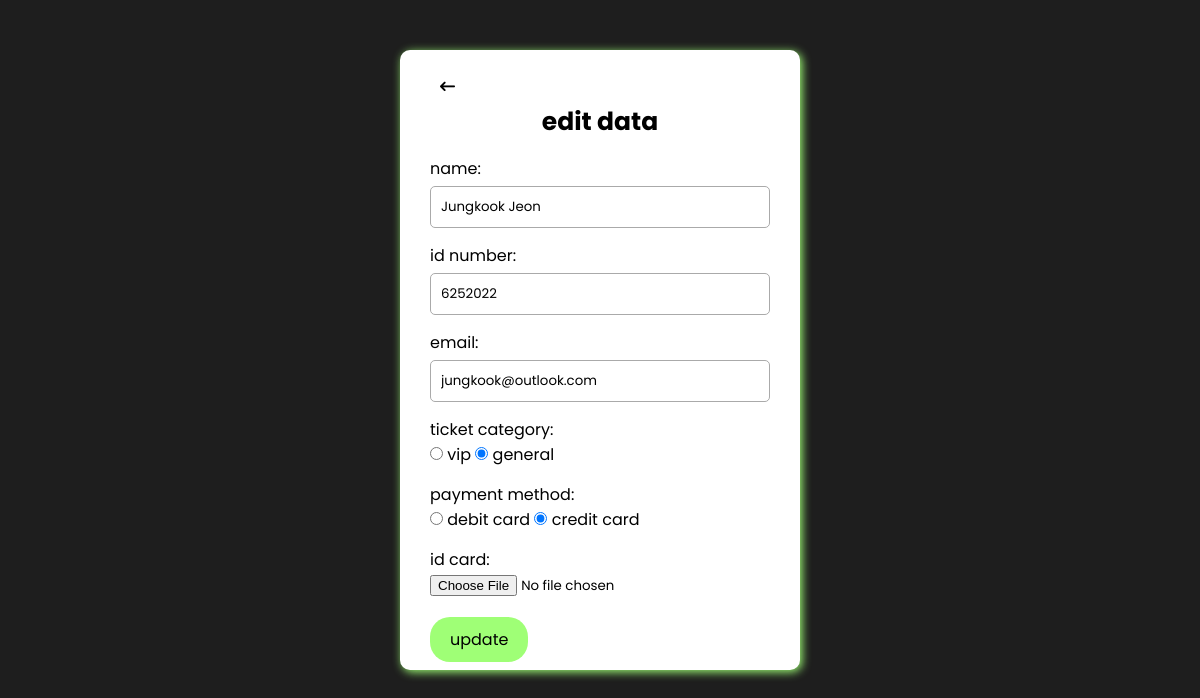
The page /admin-dashboard/update.php?id=6252022 (signed in) on the database its author committed.
### tables this page shows
CREATE TABLE `customer` (
  `id` varchar(255) NOT NULL,
  `name` varchar(255) NOT NULL,
  `email` varchar(255) NOT NULL,
  `category` varchar(20) NOT NULL,
  `payment` varchar(20) NOT NULL,
  `image` varchar(255) NOT NULL
);

### admin-dashboard/update.php (the view, shortened to what this page needs)
<?php
require 'functions.php';
$id = $_GET['id'];
$customer = mysqli_query($conn, "SELECT * FROM `customer` WHERE id = '$id'");
$row = mysqli_fetch_assoc($customer);
?>
<!DOCTYPE html>
<html lang="en">
<head>
    <link rel="stylesheet" href="../assets/style/crud.css">
    <link rel="stylesheet" href="https://cdnjs.cloudflare.com/ajax/libs/font-awesome/6.1.0/css/all.min.css">
</head>
<body>
    <div class="form-container">
        <form action="" method="POST" enctype="multipart/form-data">
            <a href="read.php"><button type="button" class="bttn"><i class="fa-solid fa-arrow-left-long"></i></button></a>
            <h2>edit data</h2>
            <div class="form-element">
                name:
                <input type="text" id="name" name="name" placeholder="enter your name" value="<?= $row['name']; ?>" required>
            </div>
            <div class="form-element">
                id number:
                <input type="text" id="id" name="id" placeholder="enter your id" value="<?= $row['id']; ?>" required>
            </div>
            <div class="form-element">
                email:
                <input type="email" id="email" name="email" placeholder="enter your email" value="<?= $row['email']; ?>" required>
            </div>
            <div class="form-element">
                ticket category: <br>
                <input type="radio" id="vip" name="category" value="vip" <?php if ($row['category'] == 'vip') echo 'checked'; ?>> vip
                <input type="radio" id="general" name="category" value="general" <?php if ($row['category'] == 'general') echo 'checked'; ?>> general
            </div>
            <div class="form-element">
                payment method: <br>
                <input type="radio" id="debit" name="payment" value="debit" <?php if ($row['payment'] == 'debit') echo 'checked'; ?>> debit card
                <input type="radio" id="credit" name="payment" value="credit" <?php if ($row['payment'] == 'credit') echo 'checked'; ?>> credit card
            </div>
            <div class="form-element">
                id card: <br>
                <input type="file" id="image" name="image" required>
            </div>
            <button type="submit" class="btn" name="update" value="update">update</button>
        </form>
    </div>
</body>
</html>

### assets/style/crud.css (style rules this page uses)
* { margin: 0; padding: 0; box-sizing: border-box; font-family: 'Poppins', sans-serif; }
body { min-height: 100vh; background-color: #1e1e1e; }
.btn { border: none; padding: 10px 20px; text-align: center; text-decoration: none; display: inline-block; font-size: 16px; border-radius: 20px; transition: background-color 0.3s ease; margin-top: 5px; }
.form-container { position: relative; width: 400px; height: 620px; padding: 20px 30px; background: white; box-shadow: 2px 2px 10px #9fff76; border-radius: 10px; margin: 50px auto; }
.form-container h2 { text-align: center; font-size: 25px; }
.form-container .form-element { margin: 15px 0; }
input[type="text"], input[type="email"] { margin-top: 5px; display: block; width: 100%; padding: 10px; outline: none; border: 1px solid #aaa; border-radius: 5px; }
.form-container .btn { background-color: #9fff76; color: black; }
.bttn { border: none; color: black; background-color: white; padding: 5px 10px; text-align: center; text-decoration: none; display: inline-block; font-size: 15px; border-radius: 20px; transition: background-color 0.3s ease; }

### rows shown on the page
customer: name "Jungkook Jeon", id "6252022", email "jungkook@outlook.com", category "☑", payment "☑"
